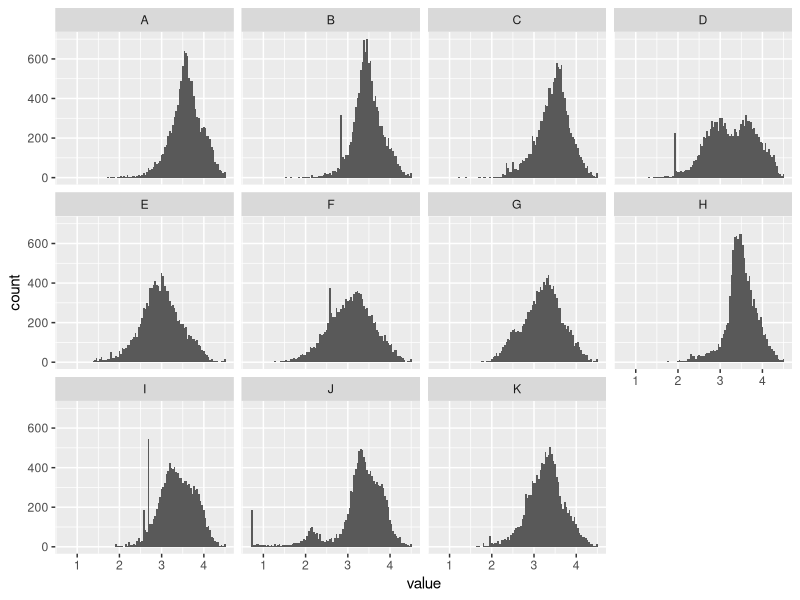
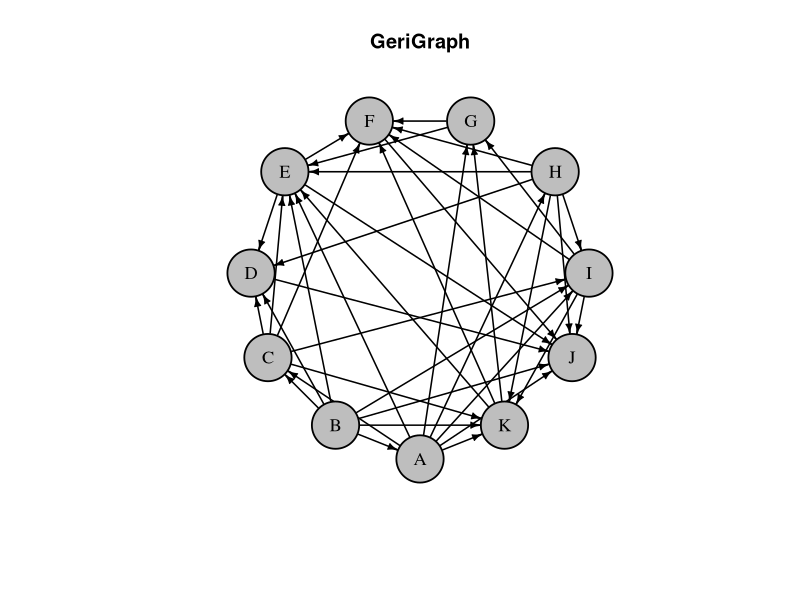
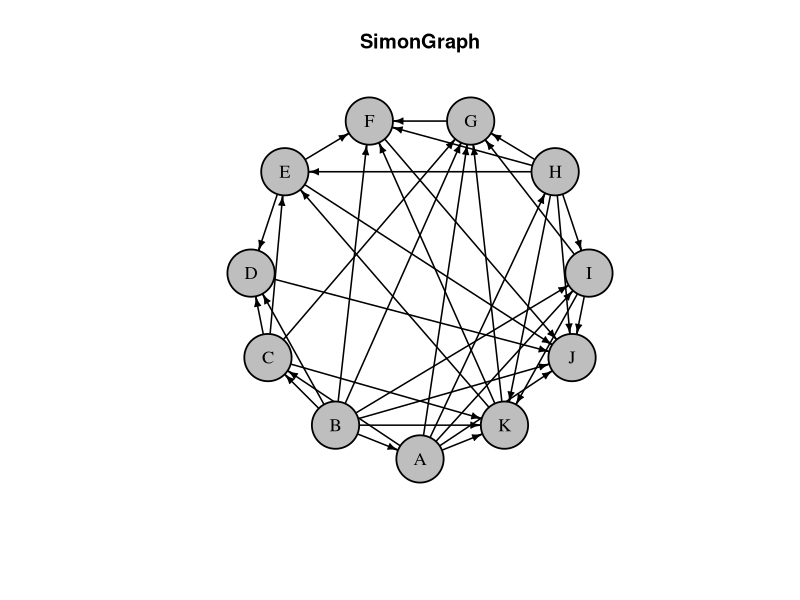
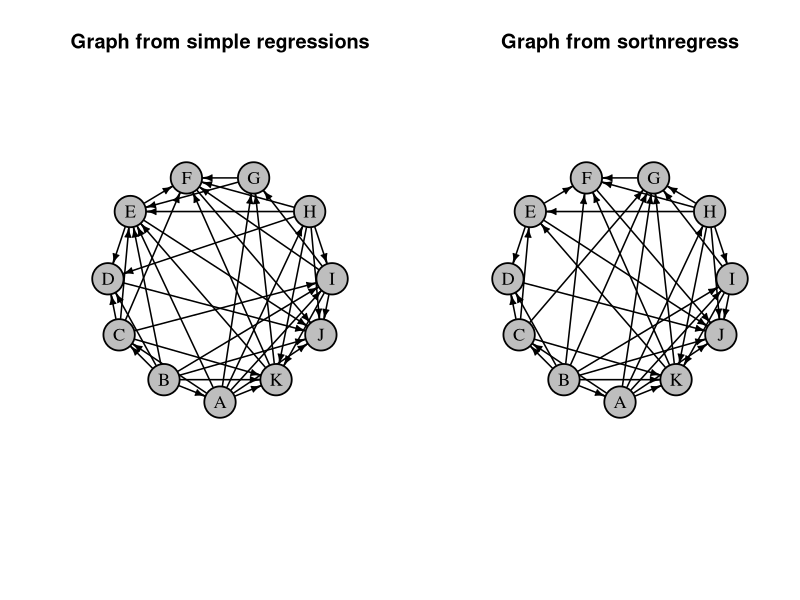

Reproduce these figures in R, in order. (Note: this script raises an error after producing the figures.)
## ---- chunk 1
knitr::opts_chunk$set(echo = FALSE)
options(knitr.table.format = "latex")
library("tidyverse")
library("ggplot2")
library("psych")
library("igraph")
library("knitr")
library("magrittr")
## ---- chunk 2
# Load Data
data <- read_csv("a1_data.csv")
ggplot(pivot_longer(data, everything()), aes(value)) +
  geom_histogram(bins = 100) +
  facet_wrap(~name, nrow = 3)

## ---- chunk 3
# rank variables by variance
variances <- data %>% summarise_if(is.numeric, var)
variances_df = tibble("vars" = variances %>% names(), "variance" = as.numeric(variances[1,]))
variances_df %<>% arrange(variance, decreasing = TRUE)
knitr::kable(variances_df, align = "c", caption = "Variances per variable in decreasing order")
## ---- chunk 4
fit = lm(D ~ . , data)
p_values = summary(fit)$coefficients[,4]
a_vector = ifelse(p_values < 0.05, 1, 0)
summary(fit)
print(a_vector)

## ---- chunk 5
colnam = colnames(data)
connections_vec = c()

for (i in 1:11) {
  variab = colnam[i]
  fit = lm(paste(variab, "~ .", sep = " ") , data) # model building
  p_values = summary(fit)$coefficients[,4] # p_vale extract
  con_vec = as.vector(ifelse(p_values < 0.05, 1, 0)) #significant or not
  connections = append(con_vec, 0, i) #0 to own place
  connections = connections[2:12] #taking out intercept
  connections_vec = append(connections_vec,connections) # appending to one vector
} 


M = matrix(connections_vec, 11, 11, byrow = T, dimnames = list(paste(colnam, "_from", sep = ""),paste(colnam, "_to", sep = "")))


directions = data.frame(M)


print("both ways")
print(directions)



for (r in 1:10){
  for (c in (r+1):11){
    
    vartest = var.test(unlist(data[r]), unlist(data[c]), alternative = "greater")
    
    if (0.05>vartest$p.value) {
      directions[r,c] = 0
    } else {
      directions[c,r] = 0
    }
  }
}

print("one way")
print(directions)


## ---- chunk 6
#pairs.panels(a1_data)

direc_with_good_names = directions
colnames(direc_with_good_names) = colnames(data)
row.names(direc_with_good_names) = colnames(data)

for_graph = as.matrix(direc_with_good_names)

g = graph.adjacency(for_graph)
## ---- chunk 7
plot.igraph(g,
            main = "GeriGraph",
            vertex.size = 28,
            vertex.color = "gray",
            vertex.frame.width = 1.75,
            label = colnames(data),
            vertex.label.color = "black",
            vertex.label.font = 1,
            vertex.label.cex = 1.1,
            edge.color = "black",
            edge.arrow.size = 0.5,
            edge.width = 1.5,
            layout = matrix(c(0,-10,-5,-8,-9,-4,-10,1,-8,7,-3,10,3,10,8,7,10,1,9,-4,5,-8), nrow = 11, ncol = 2, byrow = T))


## ---- chunk 8
library(readxl)
SimonData = read_csv("graph.csv")

SimonData = SimonData[2:12]

SimonData = ifelse(SimonData == 0, 0, 1)

SimonGraph = graph.adjacency(SimonData)

plot.igraph(SimonGraph,
            main = "SimonGraph",
            vertex.size = 28,
            vertex.color = "gray",
            vertex.frame.width = 1.75,
            label = colnames(data),
            vertex.label.color = "black",
            vertex.label.font = 1,
            vertex.label.cex = 1.1,
            edge.color = "black",
            edge.arrow.size = 0.5,
            edge.width = 1.5,
            layout = matrix(c(0,-10,-5,-8,-9,-4,-10,1,-8,7,-3,10,3,10,8,7,10,1,9,-4,5,-8), nrow = 11, ncol = 2, byrow = T))


## ---- chunk 9
difference = as.matrix(SimonData) - as.matrix(direc_with_good_names)
sum(abs(difference))
## ---- chunk 10
par(mfrow=c(1,2))
plot.igraph(g,
            main = "Graph from simple regressions",
            vertex.size = 28,
            vertex.color = "gray",
            vertex.frame.width = 1.75,
            label = colnames(data),
            vertex.label.color = "black",
            vertex.label.font = 1,
            vertex.label.cex = 1.1,
            edge.color = "black",
            edge.arrow.size = 0.5,
            edge.width = 1.5,
            layout = matrix(c(0,-10,-5,-8,-9,-4,-10,1,-8,7,-3,10,3,10,8,7,10,1,9,-4,5,-8), nrow = 11, ncol = 2, byrow = T))
plot.igraph(SimonGraph,
            main = "Graph from sortnregress",
            vertex.size = 28,
            vertex.color = "gray",
            vertex.frame.width = 1.75,
            label = colnames(data),
            vertex.label.color = "black",
            vertex.label.font = 1,
            vertex.label.cex = 1.1,
            edge.color = "black",
            edge.arrow.size = 0.5,
            edge.width = 1.5,
            layout = matrix(c(0,-10,-5,-8,-9,-4,-10,1,-8,7,-3,10,3,10,8,7,10,1,9,-4,5,-8), nrow = 11, ncol = 2, byrow = T))

## ---- chunk 11
knitr::include_graphics("correlation_overview.png")
